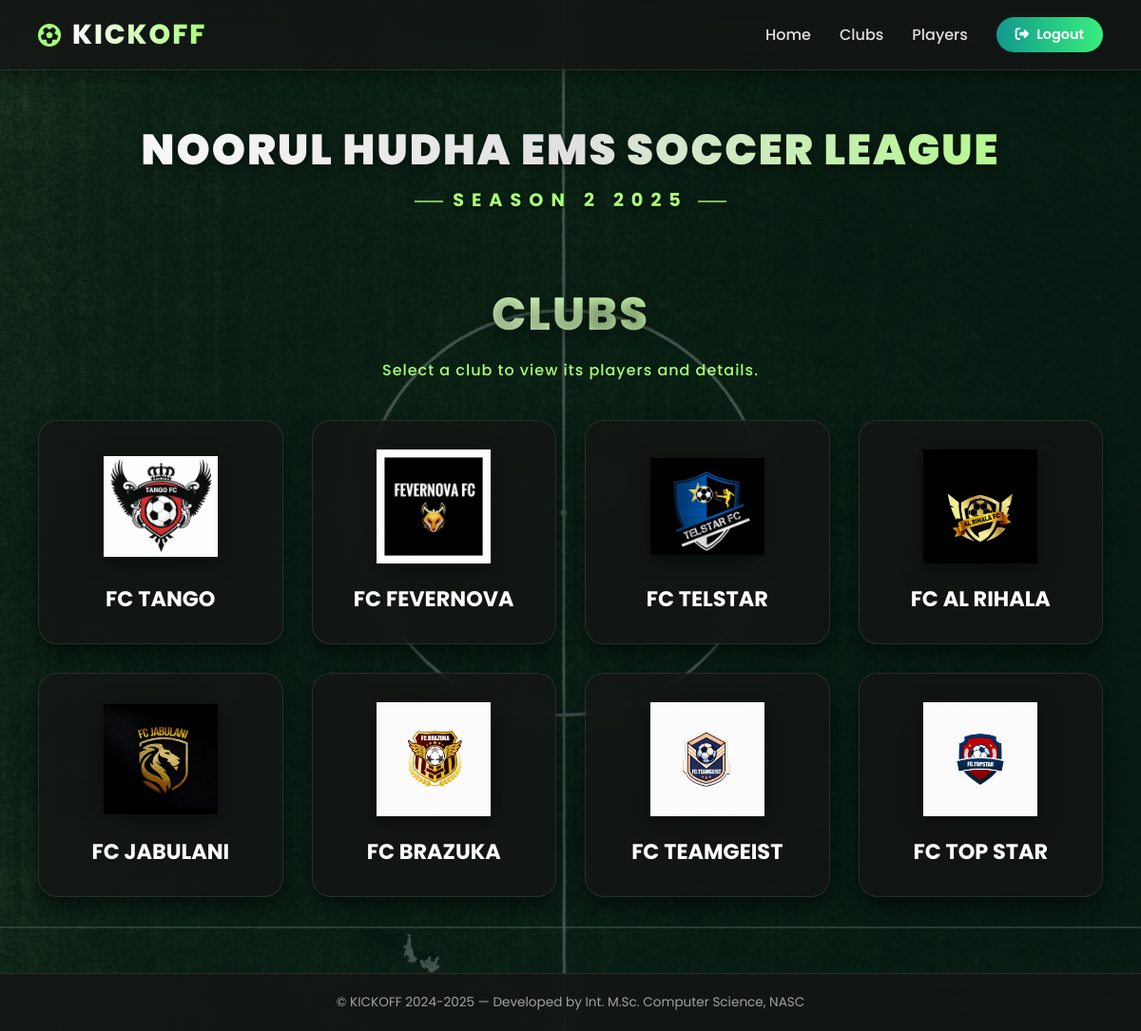
/clubs/ (signed in), run on the app's committed database.
### auction/models.py (models this page shows, shortened)
class Team(models.Model):
    team_name = models.CharField(max_length=100, null=True)
    logo = models.ImageField(upload_to='logo/',null=True)
    purse_remaining = models.IntegerField(default=1000)
    captain = models.OneToOneField(
        'Player',
        on_delete=models.SET_NULL,
        null=True,
        blank=True,
        related_name='captain_of_team'   # unique name added
    )

### auction/views.py (the view)
# urls.py: path('clubs/', views.clubs, name='clubs'),
@login_required
def clubs(request):
    clubs = Team.objects.all()
    return render(request, 'auction/clubs.html', {'clubs': clubs})

### auction/templates/auction/clubs.html (shortened to what this page needs)
{% extends 'auction/home.html' %}
{% load static %}
{% block stylesheet %}
<link rel="stylesheet" href="{% static 'css/clubs.css' %}">
{% endblock stylesheet %}
{% block content %}
<div class="clubs-wrapper">
    <header class="clubs-header">
        <h1>CLUBS</h1>
        <p>Select a club to view its players and details.</p>
    </header>
    <section class="clubs-grid">
        {% for club in clubs %}
        <a href="{% url 'team_detail' club.id %}" class="club-card">
            <div class="club-logo">
                <img src="{{ club.logo.url }}" alt="{{ club.team_name }} Logo">
            </div>
            <div class="club-name">
                <h3>{{ club.team_name }}</h3>
            </div>
        </a>
        {% endfor %}
    </section>
</div>
{% endblock %}

### auction/templates/auction/home.html (shortened to what this page needs)
{% load static %}
<!DOCTYPE html>
<html lang="en">
<head>
    <link rel="stylesheet" href="https://cdnjs.cloudflare.com/ajax/libs/font-awesome/6.4.0/css/all.min.css">
    <link rel="stylesheet" href="{% static 'css/home.css' %}">
    {% block stylesheet %}{% endblock stylesheet %}
</head>
<body>
    <div class="overlay"></div>
    <div class="wrapper">
        <header class="header glass-panel">
            <div class="logo-container">
                <i class="fas fa-futbol logo-icon"></i>
                <h1 class="site-title">KICKOFF</h1>
            </div>
            <nav>
                <ul class="nav-list">
                    <li><a href="{% url 'home' %}" class="nav-link">Home</a></li>
                    <li><a href="{% url 'clubs' %}" class="nav-link">Clubs</a></li>
                    <li><a href="{% url 'players' %}" class="nav-link">Players</a></li>
                    <li>
                        <form method="post" action="{% url 'logout' %}">
                            <button class="logout-btn" type="submit">
                                <i class="fas fa-sign-out-alt"></i> Logout
                            </button>
                        </form>
                    </li>
                </ul>
            </nav>
        </header>
        <div class="league-banner">
            <h2 class="league-name">NOORUL HUDHA EMS SOCCER LEAGUE</h2>
            <p class="league-season">SEASON 2 2025</p>
        </div>
        <main class="main-content">
            {% block content %}
            {% endblock %}
        </main>
        <footer class="footer glass-panel">
            <p>&copy; KICKOFF 2024-2025 — Developed by Int. M.Sc. Computer Science, NASC</p>
        </footer>
    </div>
</body>
</html>

### static/css/home.css (style rules this page uses)
* { margin: 0; padding: 0; box-sizing: border-box; font-family: 'Poppins', sans-serif; }
body { min-height: 100vh; background-position: center; background-size: cover; background-repeat: no-repeat; background-attachment: fixed; color: #fff; display: flex; flex-direction: column; }
.overlay { position: fixed; top: 0; left: 0; width: 100%; height: 100%; background: rgba(0, 20, 10, 0.7); z-index: -1; }
.wrapper { display: flex; flex-direction: column; min-height: 100vh; width: 100%; }
.main-content { flex: 1; padding: 20px; width: 100%; max-width: 1200px; margin: 0 auto; }
.glass-panel { background: rgba(20, 20, 20, 0.75); backdrop-filter: blur(12px); -webkit-backdrop-filter: blur(12px); border-bottom: 1px solid rgba(255, 255, 255, 0.1); }
.header { display: flex; justify-content: space-between; align-items: center; padding: 15px 40px; position: sticky; top: 0; z-index: 100; box-shadow: 0 4px 20px rgba(0,0,0,0.4); }
.logo-container { display: flex; align-items: center; gap: 12px; }
.logo-icon { font-size: 1.5rem; color: #a8ff78; }
.site-title { font-size: 1.8rem; font-weight: 800; letter-spacing: 2px; background: linear-gradient(to right, #ffffff, #a8ff78); -webkit-background-clip: text; -webkit-text-fill-color: transparent; }
.nav-list { display: flex; list-style: none; align-items: center; gap: 30px; }
.nav-link { text-decoration: none; color: #e0e0e0; font-weight: 500; font-size: 1rem; position: relative; transition: color 0.3s ease; }
.nav-link::after { content: ''; position: absolute; width: 0; height: 2px; bottom: -4px; left: 0; background-color: #a8ff78; transition: width 0.3s ease; }
.logout-btn { background: linear-gradient(to right, #11998e, #38ef7d); border: none; padding: 8px 20px; border-radius: 20px; color: white; font-weight: 600; cursor: pointer; transition: transform 0.2s, box-shadow 0.2s; display: flex; align-items: center; gap: 8px; font-size: 0.9rem; }
.footer { padding: 20px; text-align: center; margin-top: auto; border-top: 1px solid rgba(255, 255, 255, 0.1); border-bottom: none; }
.footer p { font-size: 0.85rem; color: rgba(255, 255, 255, 0.6); }
.league-banner { text-align: center; padding: 50px 20px 10px; width: 100%; }
.league-name { font-size: 2.8rem; font-weight: 900; text-transform: uppercase; letter-spacing: 2px; margin-bottom: 5px; background: linear-gradient(to right, #ffffff, #e0e0e0, #a8ff78); -webkit-background-clip: text; -webkit-text-fill-color: transparent; filter: drop-shadow(0 4px 6px rgba(0, 0, 0, 0.5)); }
.league-season { font-size: 1.2rem; font-weight: 700; color: #a8ff78; letter-spacing: 8px; text-transform: uppercase; text-shadow: 0 2px 4px rgba(0, 0, 0, 0.8); position: relative; display: inline-block; }
.league-season::before, .league-season::after { content: ''; display: inline-block; width: 30px; height: 2px; background-color: #a8ff78; vertical-align: middle; margin: 0 10px; opacity: 0.7; }

### static/css/clubs.css (style rules this page uses)
.clubs-wrapper { max-width: 1200px; margin: 0 auto; padding: 20px; width: 100%; }
.clubs-header { text-align: center; margin-bottom: 40px; margin-top: 20px; }
.clubs-header h1 { font-size: 3rem; font-weight: 800; letter-spacing: 2px; background: linear-gradient(to right, #ffffff, #a8ff78); -webkit-background-clip: text; -webkit-text-fill-color: transparent; text-shadow: 0 4px 15px rgba(0,0,0,0.5); margin-bottom: 10px; text-transform: uppercase; }
.clubs-header p { color: #a8ff78; font-size: 1rem; font-weight: 500; letter-spacing: 1px; }
.clubs-grid { display: grid; grid-template-columns: repeat(auto-fill, minmax(250px, 1fr)); gap: 30px; padding-bottom: 40px; }
.club-card { display: flex; flex-direction: column; align-items: center; justify-content: center; background: rgba(20, 20, 20, 0.75); backdrop-filter: blur(12px); -webkit-backdrop-filter: blur(12px); border: 1px solid rgba(255, 255, 255, 0.1); border-radius: 20px; padding: 30px; text-decoration: none; transition: all 0.3s cubic-bezier(0.175, 0.885, 0.32, 1.27); box-shadow: 0 10px 20px rgba(0, 0, 0, 0.5); position: relative; overflow: hidden; }
.club-logo { width: 120px; height: 120px; margin-bottom: 20px; display: flex; align-items: center; justify-content: center; transition: transform 0.3s ease; }
.club-logo img { width: 100%; height: 100%; object-fit: contain; filter: drop-shadow(0 5px 10px rgba(0,0,0,0.5)); }
.club-name h3 { font-size: 1.4rem; font-weight: 700; color: #ffffff; text-align: center; margin: 0; text-transform: uppercase; transition: color 0.3s ease; }

### data on the page
Team: logo (picture), team_name "FC TANGO"
Team: logo (picture), team_name "FC FEVERNOVA"
Team: logo (picture), team_name "FC TELSTAR"
Team: logo (picture), team_name "FC AL RIHALA"
Team: logo (picture), team_name "FC JABULANI"
Team: logo (picture), team_name "FC BRAZUKA"
Team: logo (picture), team_name "FC TEAMGEIST"
Team: logo (picture), team_name "FC TOP STAR"
